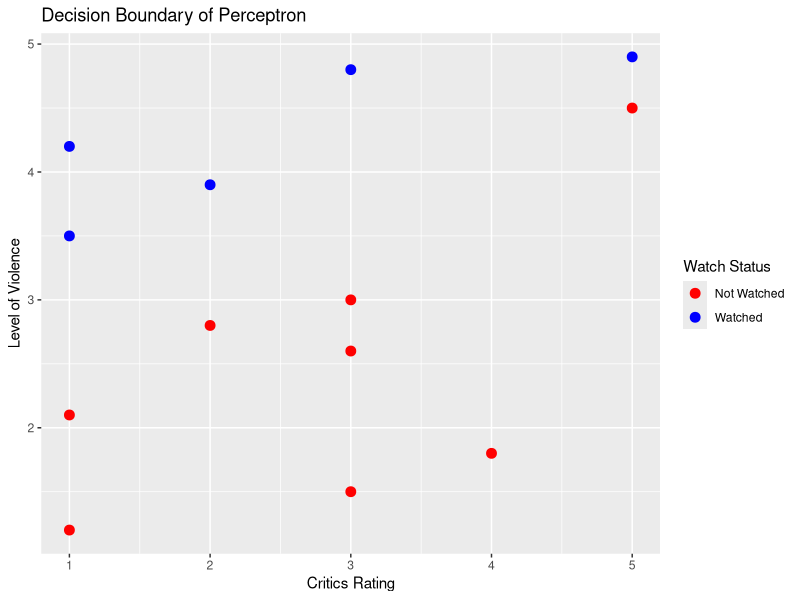
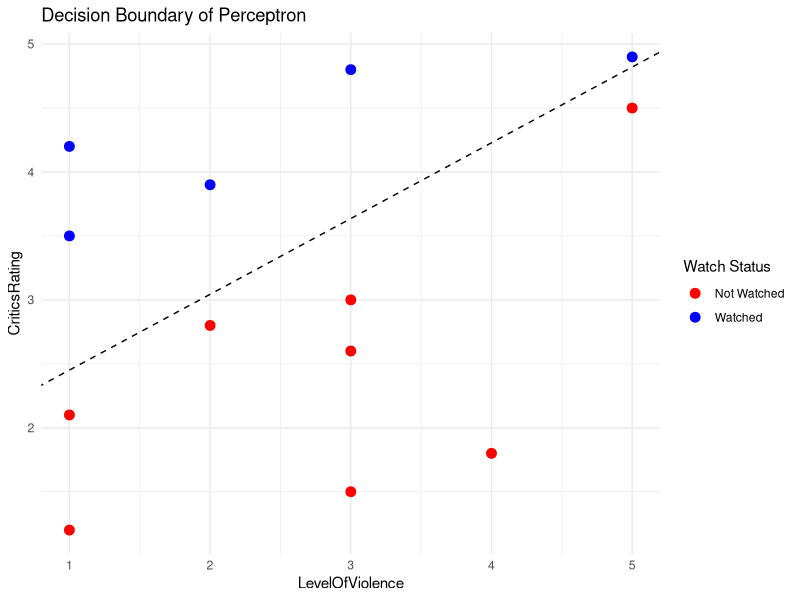

R code for these plots, in order:
## ---- chunk 1
knitr::opts_chunk$set(echo = TRUE, warning = FALSE, message = FALSE)
library(ggplot2)
## ---- chunk 2
# movies = read_csv('movieData.csv', show_col_types = FALSE) # reading movieData.csv
movies = read.csv('movieData.csv') # reading movieData.csv
movies # displaying the data
## ---- chunk 3
ggplot(movies, aes(y=CriticsRating, x=LevelOfViolence, color = factor(Watched))) +
  geom_point( size=3) + # using shape in geom_point parameter
  scale_color_manual(values = c("-1" = "red", "1" = "blue") , labels = c("Not Watched", "Watched")) +
  labs(title = "Decision Boundary of Perceptron", color = "Watch Status") +
  xlab('Critics Rating') +
  ylab('Level of Violence')
## ---- chunk 4
set.seed(123) # making sure the runif() always return the same values

weights <- runif(ncol(movies), min = -1, max = 1) # generating weights that matches the number of columns in movies
cat('Weights:', weights,'\n') # displaying the weights 

new <- cbind(Bias = rep(1, nrow(movies)), as.matrix(movies)) #Attaching the Bias column with the data in movies
new
## ---- chunk 5
# Initialize variables
iterations <- 0 # number of iteration through the loop
converged <- FALSE # condition for the loop


while (!converged ) 
  {
  converged <- TRUE  # Assume convergence is TRUE until
  incorrect_counts <- 0  # Reset count for each iteration
  iterations <- iterations + 1
  
  # Loop through each row/data point
  for (i in 1:nrow(movies)) {
    # Separate the inputData and targetData for the current row
    inputData = as.numeric(new[i, 1:3])  # Includes Bias, LevelOfViolence, and CriticsRating
    targetData = as.numeric(new[i, 4])   # Watched label (-1 or 1)
    
    # Apply the activation function using sign() with dot product
    prediction = sign(sum(inputData * weights))
    
    # Check if the prediction is incorrect
    if (prediction != targetData) {
      # Update the weights
      weights = weights + targetData * t(as.matrix(inputData))
      
      # Increment the count of incorrect predictions
      incorrect_counts = incorrect_counts+1
      converged = FALSE 
    }
  }
  if (incorrect_counts == 0) {
    cat("Convergence reached.\n")
    break # stop the loop
  }
  
  # Stop if the number of iterations exceeds a reasonable threshold
  if (iterations > 1000) {
    cat("Exceeded maximum number of iterations. Stopping training.\n")
    break # stop the loop
  }
}
# Output the results
cat("Training completed in", iterations, "iterations.\n") 
cat("Final weights:", weights, "\n")
## ---- chunk 6
cat("Final weights:", weights, "\n")
cat("Number of iterations:", iterations, "\n")

# Output the final PLA model
cat("The final model is: Sign(",weights[1], " + ", weights[2], " * x1 + ", weights[3], " * x2)\n")

# Equation for the decision boundary
cat("Equation: ", weights[2], "* x1 + ", weights[3], "* x2 =", -weights[1], "\n")

# Calculate slope and y-intercept for visualization
slope = -weights[2] / weights[3]
y_intercept = -weights[1] / weights[3]

cat("Slope:", slope, "\n")
cat("Y-intercept:", y_intercept, "\n")

## ---- chunk 7
# Convert data to a data frame for plotting
movies$Bias = 1  # Add bias column for plotting purposes

# Plot data points
plot = ggplot(movies, aes(x = LevelOfViolence, y = CriticsRating, color = factor(Watched))) +
  geom_point(size = 3) +
  scale_color_manual(values = c("-1" = "red", "1" = "blue"), labels = c("Not Watched", "Watched")) +
  labs(title = "Decision Boundary of Perceptron", color = "Watch Status") +
  theme_minimal()

# Add decision boundary line to the plot
plot <- plot + geom_abline(slope = slope, intercept = y_intercept, color = "black", linetype = "dashed")

# Display the plot
print(plot)
